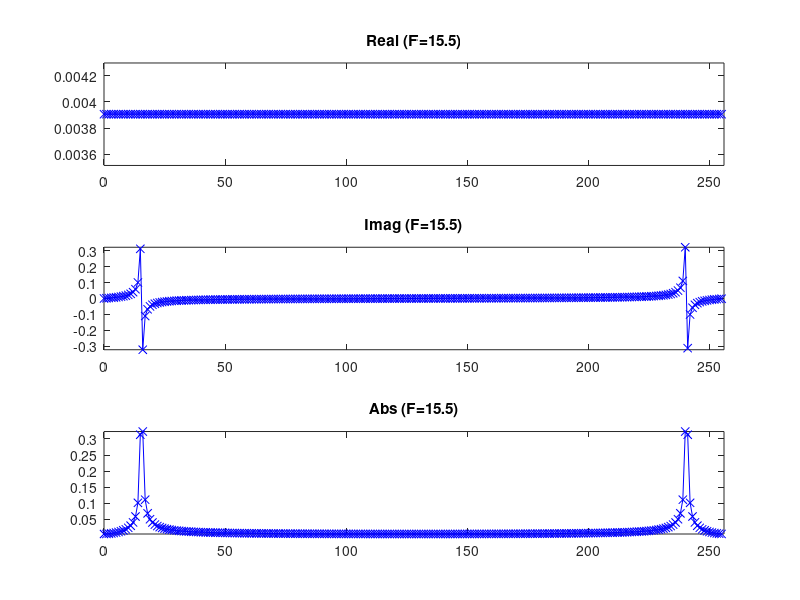

Write MATLAB code to recreate this figure.
%% 3.3 - Untersuchungen
%

%%
% Parameters
M = 256; % Number of samples
FVec = [15.0, 50.0, 15.0, 15.25, 15.5]; % cosine signal frequencies

for F = FVec
  %%
  % Generate signal
  t = 0 : M - 1;
  x = cos(2*pi*F*t/M); 

  %%
  % Perform FT
  X = fft(x); 
  X = X / length(X);

  %%
  % plot Real / Imaginary
  subplot(3, 1, 1);
  plot(t, real(X), 'bx', t, real(X), 'b');
  title(strcat('Real (F=', num2str(F), ')'));
  axis([0 256 -inf inf]);

  subplot(3, 1, 2);
  plot(t, imag(X), 'bx', t, imag(X), 'b');
  title(strcat('Imag (F=', num2str(F), ')'));
  axis([0 256 -inf inf]);

  subplot(3, 1, 3);
  plot(t, abs(X), 'bx', t, abs(X), 'b');
  title(strcat('Abs (F=', num2str(F), ')'));
  axis([0 256 -inf inf]);
  
  pause;
end